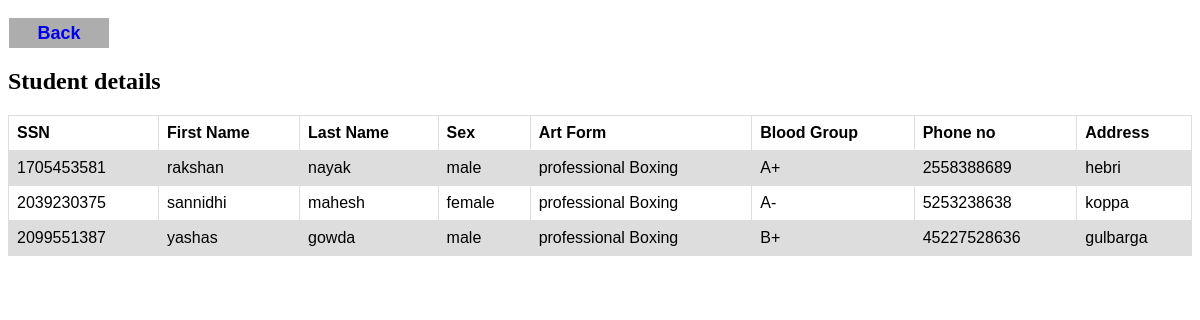
Screenshot of /partstu.php?uname=shiva with the database file from the repository.
### tables this page shows
CREATE TABLE `student` (
  `SSN` varchar(20) NOT NULL,
  `Fname` varchar(20) NOT NULL,
  `Lname` varchar(20) NOT NULL,
  `Sex` varchar(20) NOT NULL,
  `Art_form` varchar(20) NOT NULL,
  `Blood` varchar(20) NOT NULL,
  `St_uname` varchar(20) NOT NULL,
  `Phno` varchar(20) NOT NULL,
  `Address` varchar(20) NOT NULL
);

### partstu.php (the view, shortened to what this page needs)
<!DOCTYPE html>
<html lang="en">
<head>
</head>
<body>
<button id="back"><a href="addtour.php">Back</a></button>
<?php
$con = mysqli_connect('localhost:3306', 'root', '','boxing');
$username=$_GET['uname'];
$sql2="SELECT *FROM staff where S_uname='$username'";
$result2=mysqli_query($con,$sql2);
$res=mysqli_fetch_assoc($result2);
$type=$res['type'];
$sql = "SELECT SSN, Fname, Lname, Sex, Art_form, Blood, Phno, St_uname, Address FROM student where Art_form ='$type'";
$result = mysqli_query($con, $sql);
echo "<br><h2>Student details</h2>";
echo "<table border='1'>
<tr>
<th>SSN</th>
<th>First Name</th>
<th>Last Name</th>
<th>Sex</th>
<th>Art Form</th>
<th>Blood Group</th>
<th>Phone no</th>
<th>Address</th>
</tr>";
while($row = mysqli_fetch_assoc($result))
{
    echo "<tr>";
    echo "<td>" . $row['SSN'] . "</td>";
    echo "<td>" . $row['Fname'] . "</td>";
    echo "<td>" . $row['Lname'] . "</td>";
    echo "<td>" . $row['Sex'] . "</td>";
    echo "<td>" . $row['Art_form'] . "</td>";
    echo "<td>" . $row['Blood'] . "</td>";
    echo "<td>" . $row['Phno'] . "</td>";
    echo "<td>" . $row['Address'] . "</td>";
    echo "</tr>";
}
echo "</table>";
?>
</body>
</html>

### partstu.php (style rules this page uses)
table { font-family: arial, sans-serif; border-collapse: collapse; width: 100%; }
td, th { border: 1px solid #dddddd; text-align: left; padding: 8px; }
tr:nth-child(even) { background-color: #dddddd; }
button { width: 100px; height: 30px; background: #adadad; border:none; margin-top: 10px; margin-left: 1px; font-size: 18px; text-decoration: none; color: black; font-weight: bold; }
button a { text-decoration:none; }

### rows the page displays
student: SSN "1705453581", Fname "rakshan", Lname "nayak", Sex "male", Art_form "professional Boxing", Blood "A+", Phno "2558388689", Address "hebri"
student: SSN "2039230375", Fname "sannidhi", Lname "mahesh", Sex "female", Art_form "professional Boxing", Blood "A-", Phno "5253238638", Address "koppa"
student: SSN "2099551387", Fname "yashas", Lname "gowda", Sex "male", Art_form "professional Boxing", Blood "B+", Phno "45227528636", Address "gulbarga"
